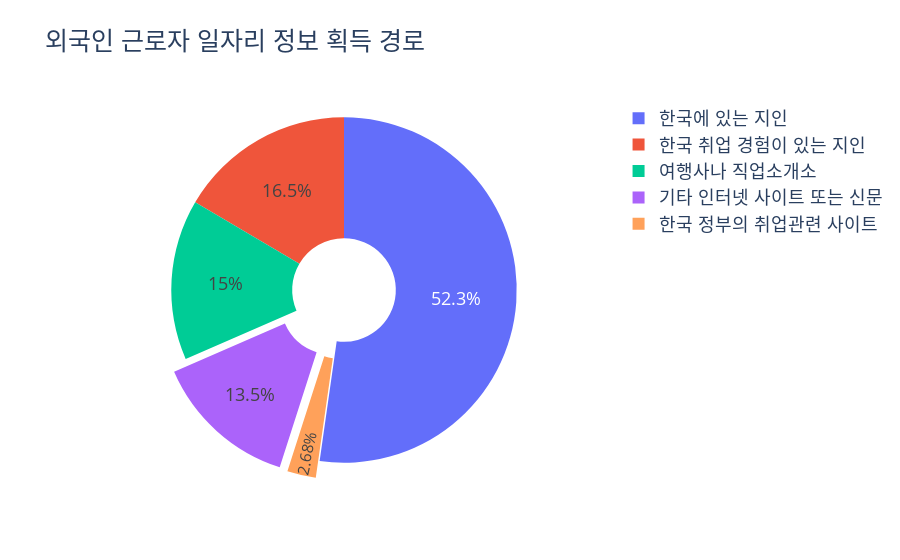

Write notebook code for a chart like this one.
### Code cell
labels_1 = ['한국에 있는 지인',
            '한국 취업 경험이 있는 지인',
            '여행사나 직업소개소',
            '한국 정부의 취업관련 사이트',
            '기타 인터넷 사이트 또는 신문']

values_1 = [48.7,15.4,14,2.5,12.6]

fig_way = go.Figure(data=[go.Pie(labels=labels_1, values=values_1,pull=[0,0,0,0.1,0.1])])
fig_way.update_traces(textposition='inside',textinfo='percent',hole=.3)
fig_way.update_layout(
    title='외국인 근로자 일자리 정보 획득 경로',
    font=dict(
        size=18
    )
)
fig_way.show()

pio.write_image(fig_way,'2021_일자리 정보 획득 경로.png')

### Figure 1 — Plotly figure (JSON) as saved in the notebook; plotly's stock layout.template omitted (floating-point values rounded to 4 significant figures)
{"data": [{"hole": 0.3, "labels": ["한국에 있는 지인", "한국 취업 경험이 있는 지인", "여행사나 직업소개소", "한국 정부의 취업관련 사이트", "기타 인터넷 사이트 또는 신문"], "pull": [0, 0, 0, 0.1, 0.1], "textinfo": "percent", "textposition": "inside", "type": "pie", "values": [48.7, 15.4, 14, 2.5, 12.6]}], "layout": {"font": {"size": 18}, "title": {"text": "외국인 근로자 일자리 정보 획득 경로"}}}
